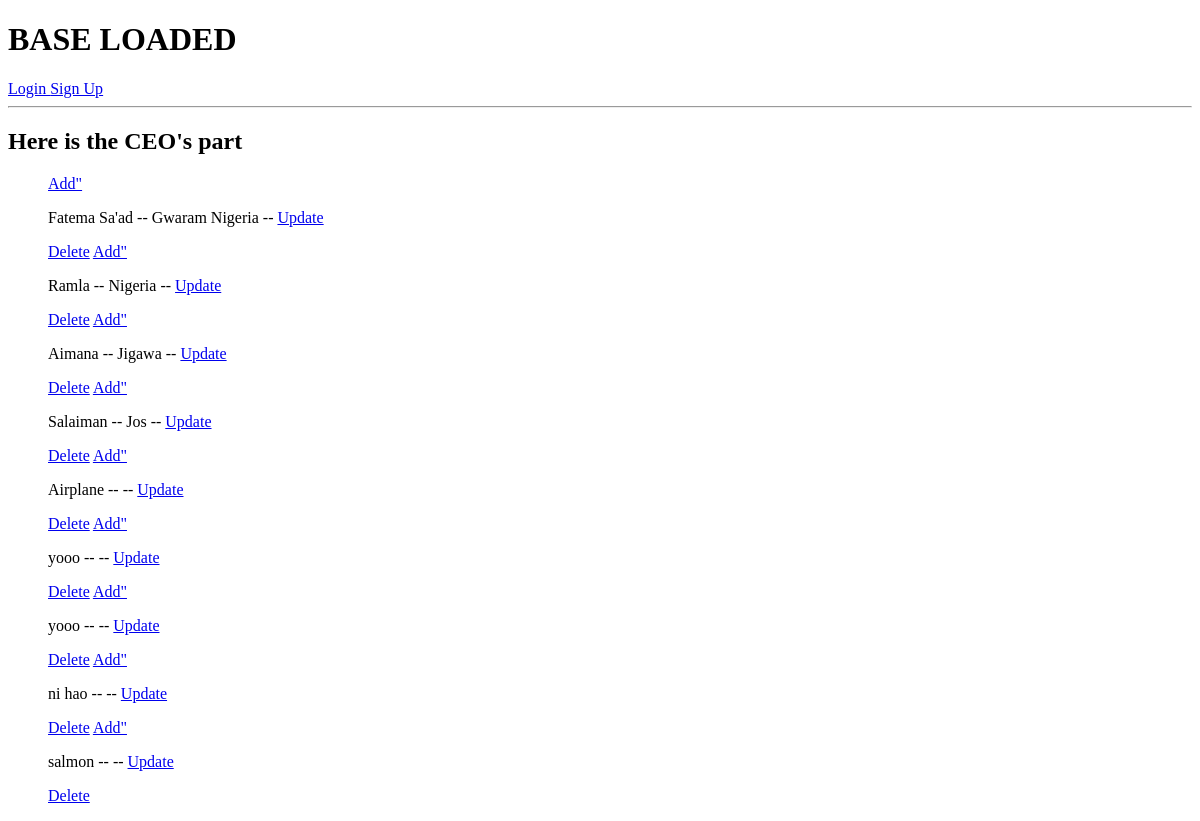
Page /accounts/ceo/ on the earlier database version.
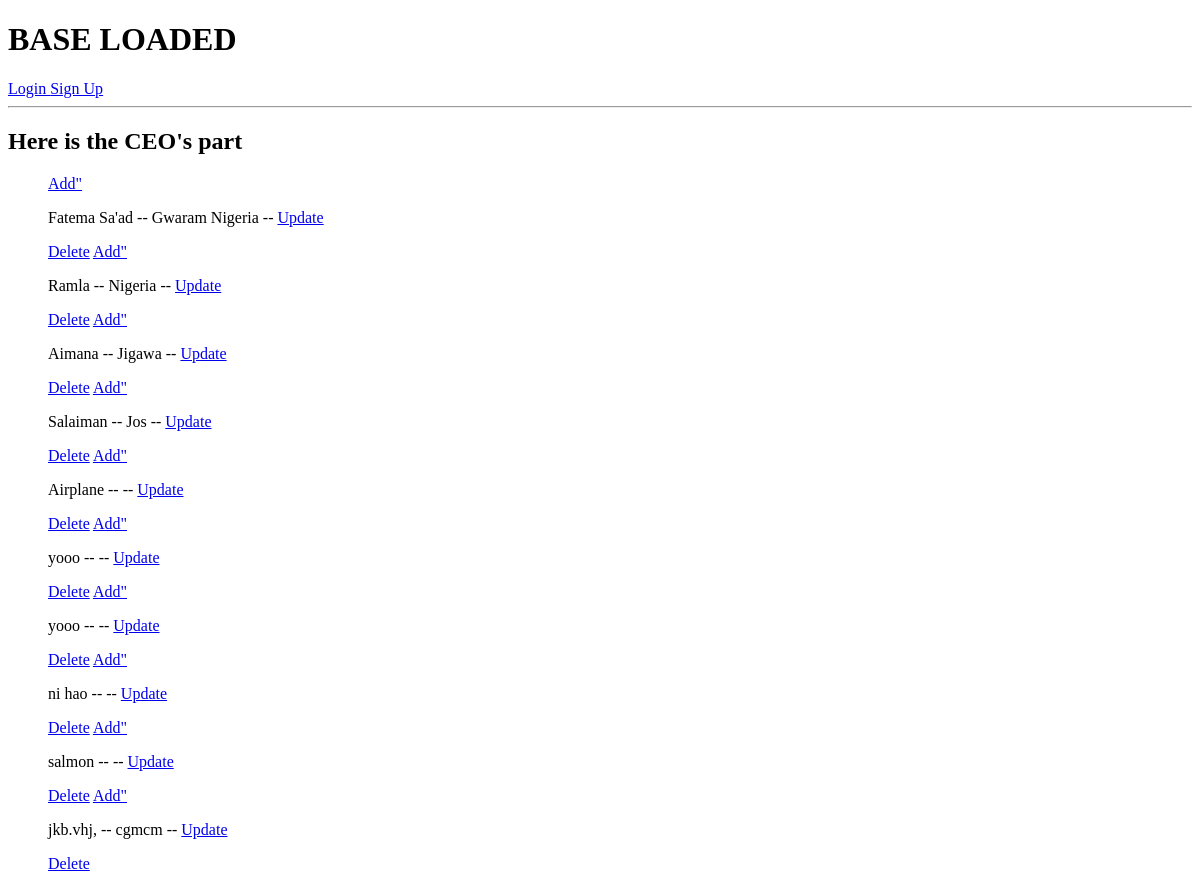
Same page on the later database version.
### accounts/models.py (models this page shows, shortened)
class CEO(models.Model):
    name = models.CharField(max_length=45)
    locality = models.TextField()
    updated = models.DateTimeField(auto_now=True)
    created = models.DateTimeField(auto_now_add=True)

### accounts/views.py (the view)
# urls.py: path('ceo/', ceo, name='ceo'),
def ceo(request):
    ceos = CEO.objects.all()
    return render(request, 'accounts/ceo.html', {'ceos': ceos})

### accounts/templates/accounts/ceo.html (shortened to what this page needs)
{% extends 'base.html' %}
{% block content %}
<h2>Here is the CEO's part</h2>
<ul>
    {% for ceo in ceos %}
    <a href="{% url 'add' %}">Add" </a>
    <p>{{ ceo.name }} -- {{ ceo.locality }} -- <a href="{% url 'update' ceo.id %}">Update</a> </p>
    <a href="{% url 'delete' ceo.id %}">Delete</a>
    {% empty %}
    <input type="submit", value="Submit"/>
        <li>No users found.</li>
    {% endfor %}
{% endblock content %}

Differences in the rows shown:
added CEO: name "jkb.vhj,", locality "cgmcm"
